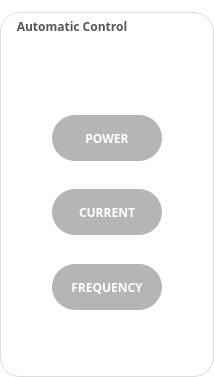
         <widget class="QGroupBox" name="pid_group">
          <property name="enabled">
           <bool>true</bool>
          </property>
          <property name="minimumSize">
           <size>
            <width>175</width>
            <height>210</height>
           </size>
          </property>
          <property name="font">
           <font>
            <family>Open Sans</family>
            <weight>75</weight>
            <bold>true</bold>
           </font>
          </property>
          <property name="styleSheet">
           <string notr="true">QGroupBox {
/*border: 1px solid rgb(180, 180, 180);*/
border: none;
background: white;
border-radius: 20px;
margin-top: 12px;
border: 1px solid rgb(220,220,220);
}

QGroupBox::title {
subcontrol-origin: margin;
/*left: 20px;*/
padding: 0px 3px;
left: 12px;
top: 18px;
color: rgb(85, 87, 83);
}

QGroupBox::title:disabled {
color: rgb(180,180,180);
}</string>
          </property>
          <property name="title">
           <string>Automatic Control</string>
          </property>
          <layout class="QGridLayout" name="gridLayout_9" rowstretch="3,0,1,0,1,0,2">
           <property name="topMargin">
            <number>33</number>
           </property>
           <property name="bottomMargin">
            <number>20</number>
           </property>
           <item row="0" column="1">
            <spacer name="verticalSpacer_15">
             <property name="orientation">
              <enum>Qt::Vertical</enum>
             </property>
             <property name="sizeHint" stdset="0">
              <size>
               <width>20</width>
               <height>40</height>
              </size>
             </property>
            </spacer>
           </item>
           <item row="6" column="1">
            <spacer name="verticalSpacer_18">
             <property name="orientation">
              <enum>Qt::Vertical</enum>
             </property>
             <property name="sizeHint" stdset="0">
              <size>
               <width>20</width>
               <height>40</height>
              </size>
             </property>
            </spacer>
           </item>
           <item row="3" column="0">
            <spacer name="horizontalSpacer_15">
             <property name="orientation">
              <enum>Qt::Horizontal</enum>
             </property>
             <property name="sizeHint" stdset="0">
              <size>
               <width>40</width>
               <height>20</height>
              </size>
             </property>
            </spacer>
           </item>
           <item row="2" column="1">
            <spacer name="verticalSpacer_16">
             <property name="orientation">
              <enum>Qt::Vertical</enum>
             </property>
             <property name="sizeHint" stdset="0">
              <size>
               <width>20</width>
               <height>40</height>
              </size>
             </property>
            </spacer>
           </item>
           <item row="1" column="1">
            <widget class="QPushButton" name="power_pid_button">
             <property name="enabled">
              <bool>false</bool>
             </property>
             <property name="minimumSize">
              <size>
               <width>110</width>
               <height>46</height>
              </size>
             </property>
             <property name="maximumSize">
              <size>
               <width>110</width>
               <height>46</height>
              </size>
             </property>
             <property name="font">
              <font>
               <family>Open Sans</family>
               <pointsize>9</pointsize>
               <weight>75</weight>
               <bold>true</bold>
              </font>
             </property>
             <property name="styleSheet">
              <string notr="true">QPushButton:hover:pressed {
	background-color: qlineargradient(x1: 0, y1: 0, x2: 0, y2: 1, stop: 0 rgb(47, 91, 18), stop: 1 rgb(47, 91, 18));
}

QPushButton {
	background-color: qlineargradient(x1: 0, y1: 0, x2: 0, y2: 1, stop: 0 #46812B, stop: 1 #46812B);
	border: none;
	color: white;
	border-radius: 23px;
}

QPushButton:hover {
	background-color: qlineargradient(x1: 0, y1: 0, x2: 0, y2: 1, stop: 0 #407527, stop: 1 #407527);
}

QPushButton:disabled {
	background-color: qlineargradient(x1: 0, y1: 0, x2: 0, y2: 1, stop: 0 rgb(181, 181, 181), stop: 1 rgb(181, 181, 181));
}</string>
             </property>
             <property name="text">
              <string>POWER</string>
             </property>
            </widget>
           </item>
           <item row="3" column="1">
            <widget class="QPushButton" name="beam_curr_pid_button">
             <property name="enabled">
              <bool>false</bool>
             </property>
             <property name="minimumSize">
              <size>
               <width>110</width>
               <height>46</height>
              </size>
             </property>
             <property name="maximumSize">
              <size>
               <width>110</width>
               <height>46</height>
              </size>
             </property>
             <property name="font">
              <font>
               <family>Open Sans</family>
               <pointsize>9</pointsize>
               <weight>75</weight>
               <bold>true</bold>
              </font>
             </property>
             <property name="styleSheet">
              <string notr="true">QPushButton:hover:pressed {
	background-color: qlineargradient(x1: 0, y1: 0, x2: 0, y2: 1, stop: 0 rgb(47, 91, 18), stop: 1 rgb(47, 91, 18));
}

QPushButton {
	background-color: qlineargradient(x1: 0, y1: 0, x2: 0, y2: 1, stop: 0 #46812B, stop: 1 #46812B);
	border: none;
	color: white;
	border-radius: 23px;
}

QPushButton:hover {
	background-color: qlineargradient(x1: 0, y1: 0, x2: 0, y2: 1, stop: 0 #407527, stop: 1 #407527);
}

QPushButton:disabled {
	background-color: qlineargradient(x1: 0, y1: 0, x2: 0, y2: 1, stop: 0 rgb(181, 181, 181), stop: 1 rgb(181, 181, 181));
}</string>
             </property>
             <property name="text">
              <string>CURRENT</string>
             </property>
            </widget>
           </item>
           <item row="5" column="1">
            <widget class="QPushButton" name="freq_pid_button">
             <property name="enabled">
              <bool>false</bool>
             </property>
             <property name="minimumSize">
              <size>
               <width>110</width>
               <height>46</height>
              </size>
             </property>
             <property name="maximumSize">
              <size>
               <width>110</width>
               <height>46</height>
              </size>
             </property>
             <property name="font">
              <font>
               <family>Open Sans</family>
               <pointsize>9</pointsize>
               <weight>75</weight>
               <bold>true</bold>
              </font>
             </property>
             <property name="styleSheet">
              <string notr="true">QPushButton:hover:pressed {
	background-color: qlineargradient(x1: 0, y1: 0, x2: 0, y2: 1, stop: 0 rgb(47, 91, 18), stop: 1 rgb(47, 91, 18));
}

QPushButton {
	background-color: qlineargradient(x1: 0, y1: 0, x2: 0, y2: 1, stop: 0 #46812B, stop: 1 #46812B);
	border: none;
	color: white;
	border-radius: 23px;
}

QPushButton:hover {
	background-color: qlineargradient(x1: 0, y1: 0, x2: 0, y2: 1, stop: 0 #407527, stop: 1 #407527);
}

QPushButton:disabled {
	background-color: qlineargradient(x1: 0, y1: 0, x2: 0, y2: 1, stop: 0 rgb(181, 181, 181), stop: 1 rgb(181, 181, 181));
}</string>
             </property>
             <property name="text">
              <string>FREQUENCY</string>
             </property>
            </widget>
           </item>
           <item row="4" column="1">
            <spacer name="verticalSpacer_17">
             <property name="orientation">
              <enum>Qt::Vertical</enum>
             </property>
             <property name="sizeHint" stdset="0">
              <size>
               <width>20</width>
               <height>40</height>
              </size>
             </property>
            </spacer>
           </item>
           <item row="3" column="2">
            <spacer name="horizontalSpacer_16">
             <property name="orientation">
              <enum>Qt::Horizontal</enum>
             </property>
             <property name="sizeHint" stdset="0">
              <size>
               <width>40</width>
               <height>20</height>
              </size>
             </property>
            </spacer>
           </item>
          </layout>
         </widget>
